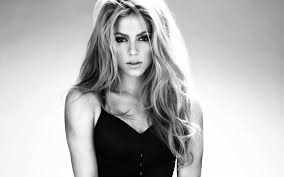
#> input picture dimensionality_reduction_pca/shakira.jpg, 284 x 177 px
$ jupyter execute principal_component_analysis_image_compression.ipynb
#> lines starting #> are read from the running program, lines starting #| are printed output that depends on the picture
# Image Compression using PCA
## Concept
Here I try to represent the image in fewer dimensions than the actual image size and then reconstruct it from the pca based representation. This results in fewer dimensions needed to represent the data. This is submitted as a solution for the weekly challenge of [this](https://www.youtube.com/watch?v=jPmV3j1dAv4) video by Siraj Raval.
## Import Packages

[cell 1]
import numpy as np
from matplotlib import pylab as plt

[cell 2]
from PIL import Image
img = Image.open('shakira.jpg').convert('LA') #Convert the image to gray-scale.
img.save('shakira_gray.png') #Save gray-scale image.

## PCA
This is where pca is done and the necessary components alone are chosen. This results in an image of fewer dims. Later it can be seen that smaller image + eigen vectors can be used to reconstruct the image with acceptable loss.

[cell 3]
def pca(img, num_components = 0):
    std_img = (img-np.mean(img.T,axis=1)).T # Make image 0 mean.
    [eig_vals, eig_vecs] = np.linalg.eig(np.cov(std_img)) # Find eigen values and eigen vectors of the covariance matrix.
    eig_pairs = [(np.abs(eig_vals[i]), eig_vecs[:,i]) for i in range(len(eig_vals))] #Get the value-vector pair.
    eig_pairs.sort(key=lambda x: x[0], reverse=True) #Arrange in decreasing order of values, higher value is more information.
    # print('Eigenvalues in descending order:')
    # for i in eig_pairs:
    #     print(i[0])
    if num_components < np.size(eig_vecs, axis=1) and num_components >= 0:
        eig_vecs = eig_vecs[:,range(num_components)] #Choose only required components, lesser components = lesser memory used
    #     print(eig_vecs)
    ax_img = np.dot(eig_vecs.T,std_img) #Create image on the new components.
    print('Shape of image is '+ str(img.shape))
    print('Shape of eigen vector is '+ str(eig_vecs.shape))
    print('Shape of compressed image is '+ str(ax_img.shape))
    print('Compression is '+str((ax_img.shape[0]*ax_img.shape[1] + eig_vecs.shape[0]*eig_vecs.shape[1])* 1.0 /(img.shape[0] * img.shape[1])))
    return eig_vecs, ax_img, eig_vals

## PCA Driver
Here we run pca for various component levels and see the results. The compression is measured as a metric of the ratio of space used by both the vector and compressed image to the actual image. It is seen that even at 60 components a good reproduction of the image is available. It is only 64% of the actual size of the image. Here the difference between actual image and the reconstructed image is also plotted as a distance metric as the last plot. It can be seen that using lesser space results in a poor reconstruction of the image. There is a trade-off between the image reconstruction accuracy and the size of compressed image. This can be seen in the last plot.

[cell 4]
from cmath import polar
def pca_driver():
    img = plt.imread('shakira_gray.png') # load an image
#> img: shape (177, 284, 4) float32
    print(img.shape)
#| (177, 284, 4)
    img = img[:, :, 1]
#> img: shape (177, 284) float32
    plt.imshow(img)
    plt.gray()
    plt.show()
    print(img.shape)
#| (177, 284)
    full_pc = np.size(img, axis=1)
#> full_pc = 284
    i = 1
    dist = []
    for num_components in range(0,full_pc+10,10):
        eig_vec, ax_img, eig_vals = pca(img, num_components)
        img_reconstructed = np.dot(eig_vec, ax_img).T+np.mean(img,axis=0)
        dist.append(np.linalg.norm(img-img_reconstructed,'fro'))
        #ax = plt.subplot(6,2,i,frame_on=False)
        #ax.xaxis.set_major_locator(plt.NullLocator())
        #ax.yaxis.set_major_locator(plt.NullLocator())
        i += 1
        plt.imshow(np.abs(img_reconstructed))
        plt.title('PCs # '+str(num_components))
        plt.gray()
        plt.show()
#> this loop made 30 passes
#> pass 1, in pca, `std_img = (img-np.mean(img.T,axis=1)).T`:
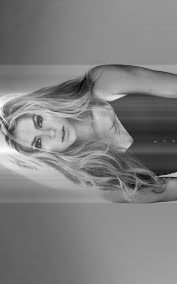
#> std_img: shape (284, 177) float32; min -0.751, max 0.736, mean -1.41e-07; drawn with min black and max white
#> after the loop, dist = 30 values, max 45.47 at index 0, min 1.25e-05 at index 19, mean 2.99; i = 31

    plt.figure()
    plt.imshow(img)
    plt.title('All Components')
    plt.gray()
    plt.show()
    dist = dist/max(dist)
#> dist = 30 values, max 1 at index 0, min 2.76e-07 at index 19, mean 0.0658
    plt.figure()
    plt.plot(range(0,full_pc+10,10),dist,'r')
    plt.axis([0,full_pc,0,1.1])
    plt.show()
    return

[cell 5]
pca_driver()
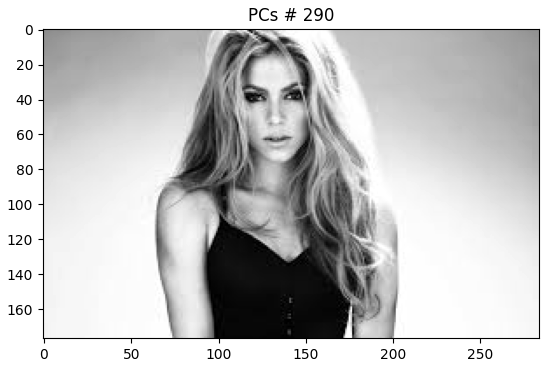
#> figure drawn by matplotlib, 1 panel
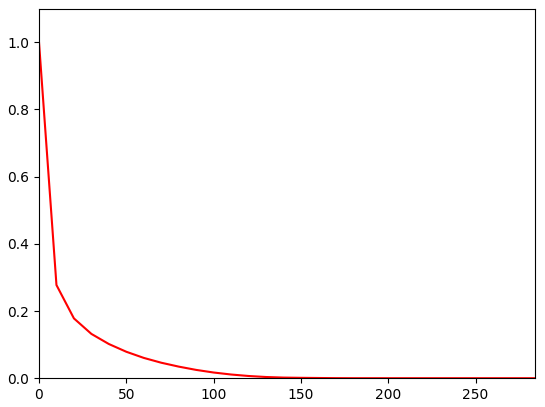
#> figure drawn by matplotlib, 1 panel; curve peaks at x = 0, y = 1
